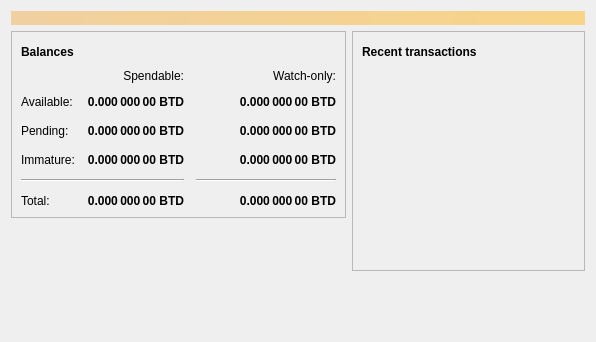
<?xml version="1.0" encoding="UTF-8"?>
<ui version="4.0">
 <class>OverviewPage</class>
 <widget class="QWidget" name="OverviewPage">
  <property name="geometry">
   <rect>
    <x>0</x>
    <y>0</y>
    <width>596</width>
    <height>342</height>
   </rect>
  </property>
  <property name="windowTitle">
   <string>Form</string>
  </property>
  <layout class="QVBoxLayout" name="topLayout">
   <item>
    <widget class="QLabel" name="labelAlerts">
     <property name="visible">
      <bool>false</bool>
     </property>
     <property name="styleSheet">
      <string notr="true">QLabel { background-color: qlineargradient(x1: 0, y1: 0, x2: 1, y2: 0, stop:0 #F0D0A0, stop:1 #F8D488); color:#000000; }</string>
     </property>
     <property name="wordWrap">
      <bool>true</bool>
     </property>
     <property name="margin">
      <number>3</number>
     </property>
     <property name="textInteractionFlags">
      <set>Qt::TextSelectableByMouse</set>
     </property>
    </widget>
   </item>
   <item>
    <layout class="QHBoxLayout" name="horizontalLayout" stretch="1,1">
     <item>
      <layout class="QVBoxLayout" name="verticalLayout_2">
       <item>
        <widget class="QFrame" name="frame">
         <property name="frameShape">
          <enum>QFrame::StyledPanel</enum>
         </property>
         <property name="frameShadow">
          <enum>QFrame::Raised</enum>
         </property>
         <layout class="QVBoxLayout" name="verticalLayout_4">
          <item>
           <layout class="QHBoxLayout" name="horizontalLayout_4">
            <item>
             <widget class="QLabel" name="label_5">
              <property name="font">
               <font>
                <weight>75</weight>
                <bold>true</bold>
               </font>
              </property>
              <property name="text">
               <string>Balances</string>
              </property>
             </widget>
            </item>
            <item>
             <widget class="QPushButton" name="labelWalletStatus">
              <property name="enabled">
               <bool>true</bool>
              </property>
              <property name="maximumSize">
               <size>
                <width>30</width>
                <height>16777215</height>
               </size>
              </property>
              <property name="toolTip">
               <string>The displayed information may be out of date. Your wallet automatically synchronizes with the BitDinar network after a connection is established, but this process has not completed yet.</string>
              </property>
              <property name="text">
               <string/>
              </property>
              <property name="icon">
               <iconset resource="../bitcoin.qrc">
                <normaloff>:/icons/warning</normaloff>
                <disabledoff>:/icons/warning</disabledoff>:/icons/warning</iconset>
              </property>
              <property name="iconSize">
               <size>
                <width>24</width>
                <height>24</height>
               </size>
              </property>
              <property name="flat">
               <bool>true</bool>
              </property>
             </widget>
            </item>
            <item>
             <spacer name="horizontalSpacer_3">
              <property name="orientation">
               <enum>Qt::Horizontal</enum>
              </property>
              <property name="sizeHint" stdset="0">
               <size>
                <width>40</width>
                <height>20</height>
               </size>
              </property>
             </spacer>
            </item>
           </layout>
          </item>
          <item>
           <layout class="QGridLayout" name="gridLayout">
            <property name="spacing">
             <number>12</number>
            </property>
            <item row="2" column="2">
             <widget class="QLabel" name="labelWatchPending">
              <property name="font">
               <font>
                <weight>75</weight>
                <bold>true</bold>
               </font>
              </property>
              <property name="cursor">
               <cursorShape>IBeamCursor</cursorShape>
              </property>
              <property name="toolTip">
               <string>Unconfirmed transactions to watch-only addresses</string>
              </property>
              <property name="text">
               <string notr="true">0.000 000 00 BTD</string>
              </property>
              <property name="alignment">
               <set>Qt::AlignRight|Qt::AlignTrailing|Qt::AlignVCenter</set>
              </property>
              <property name="textInteractionFlags">
               <set>Qt::LinksAccessibleByMouse|Qt::TextSelectableByKeyboard|Qt::TextSelectableByMouse</set>
              </property>
             </widget>
            </item>
            <item row="2" column="1">
             <widget class="QLabel" name="labelUnconfirmed">
              <property name="font">
               <font>
                <weight>75</weight>
                <bold>true</bold>
               </font>
              </property>
              <property name="cursor">
               <cursorShape>IBeamCursor</cursorShape>
              </property>
              <property name="toolTip">
               <string>Total of transactions that have yet to be confirmed, and do not yet count toward the spendable balance</string>
              </property>
              <property name="text">
               <string notr="true">0.000 000 00 BTD</string>
              </property>
              <property name="alignment">
               <set>Qt::AlignRight|Qt::AlignTrailing|Qt::AlignVCenter</set>
              </property>
              <property name="textInteractionFlags">
               <set>Qt::LinksAccessibleByMouse|Qt::TextSelectableByKeyboard|Qt::TextSelectableByMouse</set>
              </property>
             </widget>
            </item>
            <item row="3" column="2">
             <widget class="QLabel" name="labelWatchImmature">
              <property name="font">
               <font>
                <weight>75</weight>
                <bold>true</bold>
               </font>
              </property>
              <property name="cursor">
               <cursorShape>IBeamCursor</cursorShape>
              </property>
              <property name="toolTip">
               <string>Mined balance in watch-only addresses that has not yet matured</string>
              </property>
              <property name="text">
               <string notr="true">0.000 000 00 BTD</string>
              </property>
              <property name="alignment">
               <set>Qt::AlignRight|Qt::AlignTrailing|Qt::AlignVCenter</set>
              </property>
              <property name="textInteractionFlags">
               <set>Qt::LinksAccessibleByMouse|Qt::TextSelectableByKeyboard|Qt::TextSelectableByMouse</set>
              </property>
             </widget>
            </item>
            <item row="4" column="0" colspan="2">
             <widget class="Line" name="line">
              <property name="orientation">
               <enum>Qt::Horizontal</enum>
              </property>
             </widget>
            </item>
            <item row="4" column="2">
             <widget class="Line" name="lineWatchBalance">
              <property name="sizePolicy">
               <sizepolicy hsizetype="Preferred" vsizetype="Fixed">
                <horstretch>0</horstretch>
                <verstretch>0</verstretch>
               </sizepolicy>
              </property>
              <property name="minimumSize">
               <size>
                <width>140</width>
                <height>0</height>
               </size>
              </property>
              <property name="orientation">
               <enum>Qt::Horizontal</enum>
              </property>
             </widget>
            </item>
            <item row="5" column="0">
             <widget class="QLabel" name="labelTotalText">
              <property name="text">
               <string>Total:</string>
              </property>
             </widget>
            </item>
            <item row="3" column="1">
             <widget class="QLabel" name="labelImmature">
              <property name="font">
               <font>
                <weight>75</weight>
                <bold>true</bold>
               </font>
              </property>
              <property name="cursor">
               <cursorShape>IBeamCursor</cursorShape>
              </property>
              <property name="toolTip">
               <string>Mined balance that has not yet matured</string>
              </property>
              <property name="text">
               <string notr="true">0.000 000 00 BTD</string>
              </property>
              <property name="alignment">
               <set>Qt::AlignRight|Qt::AlignTrailing|Qt::AlignVCenter</set>
              </property>
              <property name="textInteractionFlags">
               <set>Qt::LinksAccessibleByMouse|Qt::TextSelectableByKeyboard|Qt::TextSelectableByMouse</set>
              </property>
             </widget>
            </item>
            <item row="2" column="3">
             <spacer name="horizontalSpacer_2">
              <property name="orientation">
               <enum>Qt::Horizontal</enum>
              </property>
              <property name="sizeHint" stdset="0">
               <size>
                <width>40</width>
                <height>20</height>
               </size>
              </property>
             </spacer>
            </item>
            <item row="3" column="0">
             <widget class="QLabel" name="labelImmatureText">
              <property name="text">
               <string>Immature:</string>
              </property>
             </widget>
            </item>
            <item row="5" column="1">
             <widget class="QLabel" name="labelTotal">
              <property name="font">
               <font>
                <weight>75</weight>
                <bold>true</bold>
               </font>
              </property>
              <property name="cursor">
               <cursorShape>IBeamCursor</cursorShape>
              </property>
              <property name="toolTip">
               <string>Your current total balance</string>
              </property>
              <property name="text">
               <string notr="true">0.000 000 00 BTD</string>
              </property>
              <property name="alignment">
               <set>Qt::AlignRight|Qt::AlignTrailing|Qt::AlignVCenter</set>
              </property>
              <property name="textInteractionFlags">
               <set>Qt::LinksAccessibleByMouse|Qt::TextSelectableByKeyboard|Qt::TextSelectableByMouse</set>
              </property>
             </widget>
            </item>
            <item row="5" column="2">
             <widget class="QLabel" name="labelWatchTotal">
              <property name="font">
               <font>
                <weight>75</weight>
                <bold>true</bold>
               </font>
              </property>
              <property name="cursor">
               <cursorShape>IBeamCursor</cursorShape>
              </property>
              <property name="toolTip">
               <string>Current total balance in watch-only addresses</string>
              </property>
              <property name="text">
               <string notr="true">0.000 000 00 BTD</string>
              </property>
              <property name="alignment">
               <set>Qt::AlignRight|Qt::AlignTrailing|Qt::AlignVCenter</set>
              </property>
              <property name="textInteractionFlags">
               <set>Qt::LinksAccessibleByMouse|Qt::TextSelectableByKeyboard|Qt::TextSelectableByMouse</set>
              </property>
             </widget>
            </item>
            <item row="0" column="2">
             <widget class="QLabel" name="labelWatchonly">
              <property name="text">
               <string>Watch-only:</string>
              </property>
              <property name="alignment">
               <set>Qt::AlignRight|Qt::AlignTrailing|Qt::AlignVCenter</set>
              </property>
             </widget>
            </item>
            <item row="1" column="0">
             <widget class="QLabel" name="labelBalanceText">
              <property name="text">
               <string>Available:</string>
              </property>
             </widget>
            </item>
            <item row="1" column="1">
             <widget class="QLabel" name="labelBalance">
              <property name="font">
               <font>
                <weight>75</weight>
                <bold>true</bold>
               </font>
              </property>
              <property name="cursor">
               <cursorShape>IBeamCursor</cursorShape>
              </property>
              <property name="toolTip">
               <string>Your current spendable balance</string>
              </property>
              <property name="text">
               <string notr="true">0.000 000 00 BTD</string>
              </property>
              <property name="alignment">
               <set>Qt::AlignRight|Qt::AlignTrailing|Qt::AlignVCenter</set>
              </property>
              <property name="textInteractionFlags">
               <set>Qt::LinksAccessibleByMouse|Qt::TextSelectableByKeyboard|Qt::TextSelectableByMouse</set>
              </property>
             </widget>
            </item>
            <item row="1" column="2">
             <widget class="QLabel" name="labelWatchAvailable">
              <property name="font">
               <font>
                <weight>75</weight>
                <bold>true</bold>
               </font>
              </property>
              <property name="cursor">
               <cursorShape>IBeamCursor</cursorShape>
              </property>
              <property name="toolTip">
               <string>Your current balance in watch-only addresses</string>
              </property>
              <property name="text">
               <string notr="true">0.000 000 00 BTD</string>
              </property>
              <property name="alignment">
               <set>Qt::AlignRight|Qt::AlignTrailing|Qt::AlignVCenter</set>
              </property>
              <property name="textInteractionFlags">
               <set>Qt::LinksAccessibleByMouse|Qt::TextSelectableByKeyboard|Qt::TextSelectableByMouse</set>
              </property>
             </widget>
            </item>
            <item row="2" column="0">
             <widget class="QLabel" name="labelPendingText">
              <property name="text">
               <string>Pending:</string>
              </property>
             </widget>
            </item>
            <item row="0" column="1">
             <widget class="QLabel" name="labelSpendable">
              <property name="text">
               <string>Spendable:</string>
              </property>
              <property name="alignment">
               <set>Qt::AlignRight|Qt::AlignTrailing|Qt::AlignVCenter</set>
              </property>
             </widget>
            </item>
           </layout>
          </item>
         </layout>
        </widget>
       </item>
       <item>
        <spacer name="verticalSpacer">
         <property name="orientation">
          <enum>Qt::Vertical</enum>
         </property>
         <property name="sizeHint" stdset="0">
          <size>
           <width>20</width>
           <height>40</height>
          </size>
         </property>
        </spacer>
       </item>
      </layout>
     </item>
     <item>
      <layout class="QVBoxLayout" name="verticalLayout_3">
       <item>
        <widget class="QFrame" name="frame_2">
         <property name="frameShape">
          <enum>QFrame::StyledPanel</enum>
         </property>
         <property name="frameShadow">
          <enum>QFrame::Raised</enum>
         </property>
         <layout class="QVBoxLayout" name="verticalLayout">
          <item>
           <layout class="QHBoxLayout" name="horizontalLayout_2">
            <item>
             <widget class="QLabel" name="label_4">
              <property name="font">
               <font>
                <weight>75</weight>
                <bold>true</bold>
               </font>
              </property>
              <property name="text">
               <string>Recent transactions</string>
              </property>
             </widget>
            </item>
            <item>
             <widget class="QPushButton" name="labelTransactionsStatus">
              <property name="enabled">
               <bool>true</bool>
              </property>
              <property name="maximumSize">
               <size>
                <width>30</width>
                <height>16777215</height>
               </size>
              </property>
              <property name="toolTip">
               <string>The displayed information may be out of date. Your wallet automatically synchronizes with the BitDinar network after a connection is established, but this process has not completed yet.</string>
              </property>
              <property name="text">
               <string/>
              </property>
              <property name="icon">
               <iconset resource="../bitcoin.qrc">
                <normaloff>:/icons/warning</normaloff>
                <disabledoff>:/icons/warning</disabledoff>:/icons/warning</iconset>
              </property>
              <property name="iconSize">
               <size>
                <width>24</width>
                <height>24</height>
               </size>
              </property>
              <property name="flat">
               <bool>true</bool>
              </property>
             </widget>
            </item>
            <item>
             <spacer name="horizontalSpacer">
              <property name="orientation">
               <enum>Qt::Horizontal</enum>
              </property>
              <property name="sizeHint" stdset="0">
               <size>
                <width>40</width>
                <height>20</height>
               </size>
              </property>
             </spacer>
            </item>
           </layout>
          </item>
          <item>
           <widget class="QListView" name="listTransactions">
            <property name="styleSheet">
             <string notr="true">QListView { background: transparent; }</string>
            </property>
            <property name="frameShape">
             <enum>QFrame::NoFrame</enum>
            </property>
            <property name="verticalScrollBarPolicy">
             <enum>Qt::ScrollBarAlwaysOff</enum>
            </property>
            <property name="horizontalScrollBarPolicy">
             <enum>Qt::ScrollBarAlwaysOff</enum>
            </property>
            <property name="selectionMode">
             <enum>QAbstractItemView::NoSelection</enum>
            </property>
           </widget>
          </item>
         </layout>
        </widget>
       </item>
       <item>
        <spacer name="verticalSpacer_2">
         <property name="orientation">
          <enum>Qt::Vertical</enum>
         </property>
         <property name="sizeHint" stdset="0">
          <size>
           <width>20</width>
           <height>40</height>
          </size>
         </property>
        </spacer>
       </item>
      </layout>
     </item>
    </layout>
   </item>
  </layout>
 </widget>
 <resources/>
 <connections/>
</ui>
